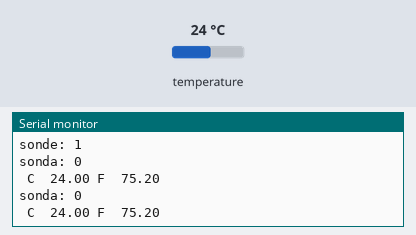
A sketch run on a simulated Arduino Uno, built with avr-gcc and run on an emulated ATmega328P. Parts: the last lines printed to the serial monitor. The test bench sets the inputs (shaded band); at power-on: temperature 24 °C.

Above: at 3.3 s.
3.4 s: temperature set to 12 °C
At 5.1 s:
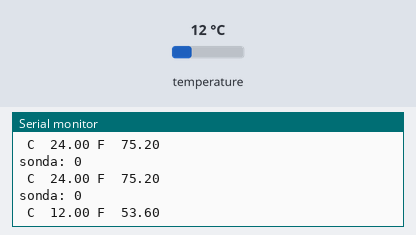
5.9 s: temperature set to 19 °C
At 7.5 s:
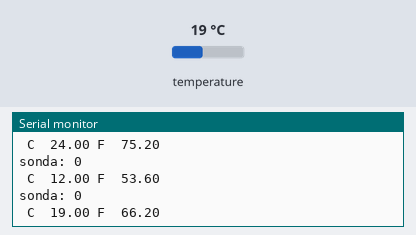
Timing chart, 0 to 9.0 s (numbered marks = the images above; inputs shaded):
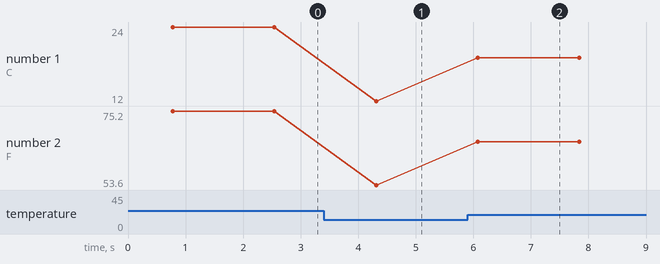

Measured:
- after the input at 3.4 s, the serial monitor: prints a new line after 0.91 s (image 1)
- after the input at 5.9 s, the serial monitor: prints a new line after 0.18 s (image 2)
- plotted number 1: 24 → 12 after the input at 3.4 s, 12 → 19 after the input at 5.9 s
- plotted number 2: 75.2 → 53.6 after the input at 3.4 s, 53.6 → 66.2 after the input at 5.9 s

The sketch:

DS18B20-multi.ino
```cpp
#include <OneWire.h>
#include <DallasTemperature.h>

OneWire oneWire(2);
DallasTemperature temp(&oneWire);

float tc = 0;
float tf = 0;

int nsonde = 0;

void setup(void) {
  Serial.begin(9600);
  temp.begin();
  nsonde = temp.getDeviceCount();
  Serial.print("sonde: ");
  Serial.println(nsonde);
}

void loop(void) {

  temp.requestTemperatures();
  for (int i = 0; i < nsonde; i++) {
    Serial.print("sonda: ");
    Serial.println(i);
    tc = temp.getTempCByIndex(i);
    tf = temp.toFahrenheit(tc);
    Serial.print(" C  ");
    Serial.print(tc);
    Serial.print(" F  ");
    Serial.println(tf);
  }
  delay(1000);
}
```
